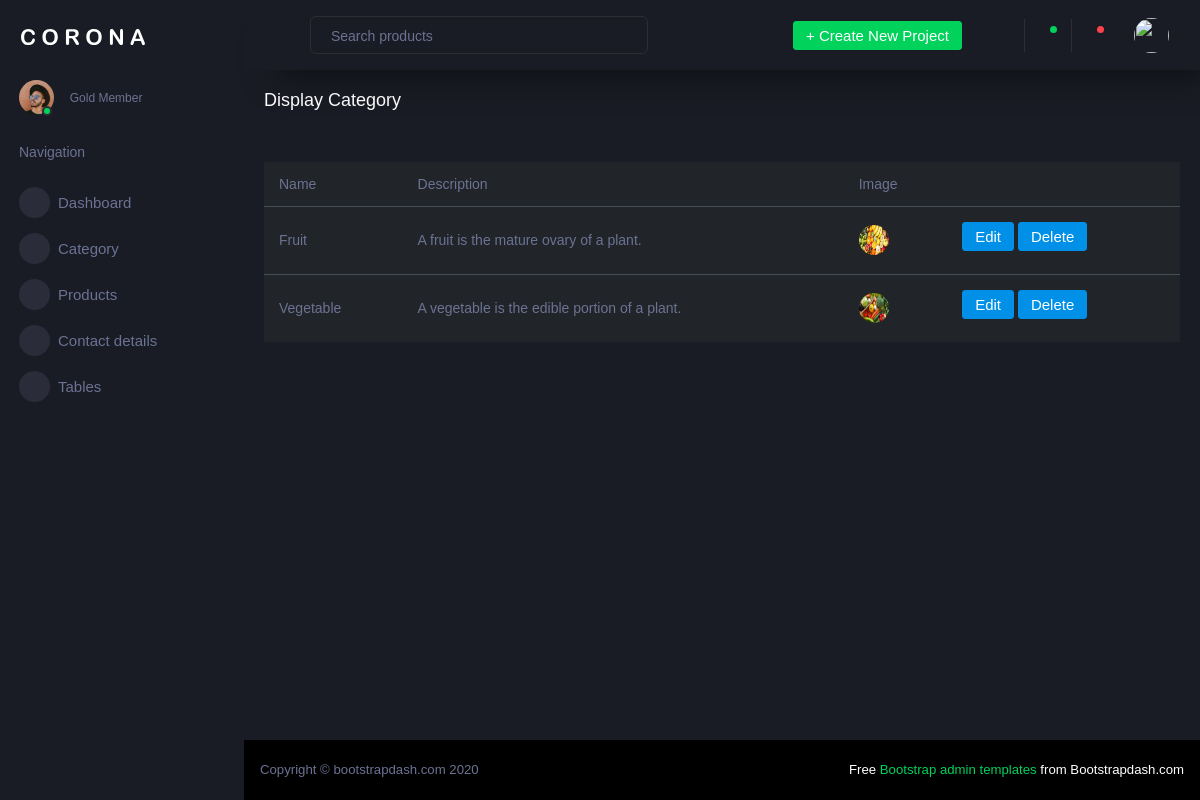
/Backend/cat_display/, run on the app's committed database.
### Backend/models.py (models this page shows)
class cat_db(models.Model):
    Name = models.CharField(max_length=100,null=True,blank=True)
    Desc = models.CharField(max_length=200,null=True,blank=True)
    Imge = models.ImageField(upload_to="image",null=True,blank=True)

### Backend/views.py (the view)
# urls.py: path('cat_display/',views.cat_display,name="cat_display"),
def cat_display(req):
    cat = cat_db.objects.all()
    return render(req,"catdisplay.html",{'cat':cat})

### Backend/templates/catdisplay.html (shortened to what this page needs)
<!DOCTYPE html>
{% extends 'index.html' %}
{% block content %}
<html lang="en">
<head>
</head>
<body>
<div class="card-body">
                    <h4 class="card-title">Display Category</h4>
                    <p class="card-description"> <code></code>
                    </p>
                    <div class="table-responsive">
                      <table class="table table-dark">
                        <thead>
                          <tr>
                            <th> Name </th>
                            <th> Description </th>
                            <th> Image </th>
                          </tr>
                        </thead>
                        <tbody>
                        {% for i in cat %}
                            <tr>
                                <td>{{i.Name}}</td>
                                <td>{{i.Desc}}</td>
                                <td><img src="{{i.Imge.url}}" width="80px" height="80px"></td>
                                <td>
                                    <a href="{% url 'edit_cat' c_id=i.id %}">
                                        <button type="submit" class="btn btn-primary mb-2">Edit</button>
                                    </a>
                                    <a href="{% url 'cat_delete' c_id=i.id %}">
                                        <button type="submit" class="btn btn-primary mb-2">Delete</button>
                                    </a>
                                </td>
                            </tr>
                        {% endfor %}
                        </tbody>
                      </table>
                    </div>
                  </div>
</body>
</html>
{% endblock %}

### data on the page
cat_db: Name "Fruit", Desc "A fruit is the mature ovary of a plant.", Imge (picture)
cat_db: Name "Vegetable", Desc "A vegetable is the edible portion of a plant.", Imge (picture)
